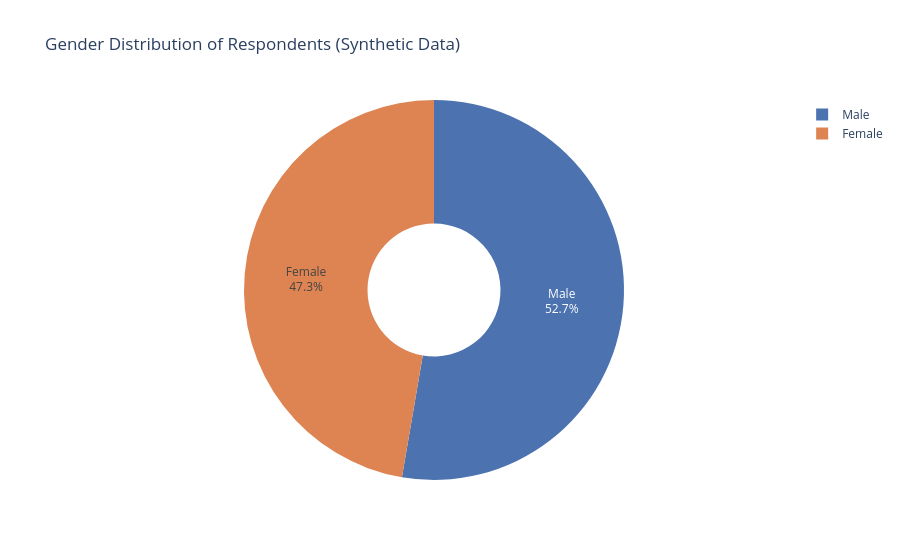

The notebook cell this image was saved under:
### Markdown cell above
### 4.2 Gender Distribution

### Code cell
# Count respondents per gender
gender_counts = df['gender'].value_counts()

# --- Plotly interactive pie chart ---
fig = px.pie(
    values=gender_counts.values, names=gender_counts.index,
    title="Gender Distribution of Respondents (Synthetic Data)",
    color_discrete_sequence=PALETTE,
    hole=0.35,  # donut style for a modern look
)
fig.update_traces(textinfo='percent+label')
fig.update_layout(template='plotly_white')
fig.show()

### Figure 1 — Plotly figure (JSON) as saved in the notebook; plotly's stock layout.template omitted (floating-point values rounded to 4 significant figures)
{"data": [{"domain": {"x": [0.0, 1.0], "y": [0.0, 1.0]}, "hole": 0.35, "hovertemplate": "label=%{label}<br>value=%{value}<extra></extra>", "labels": ["Male", "Female"], "legendgroup": "", "name": "", "showlegend": true, "textinfo": "percent+label", "type": "pie", "values": [527, 473]}], "layout": {"legend": {"tracegroupgap": 0}, "piecolorway": ["#4C72B0", "#DD8452", "#55A868", "#C44E52", "#8172B2", "#937860"], "title": {"text": "Gender Distribution of Respondents (Synthetic Data)"}}}
